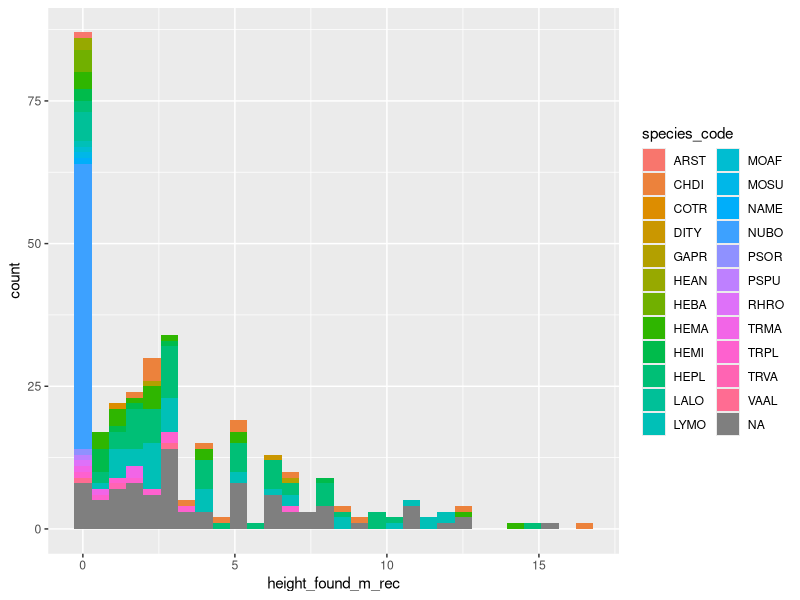
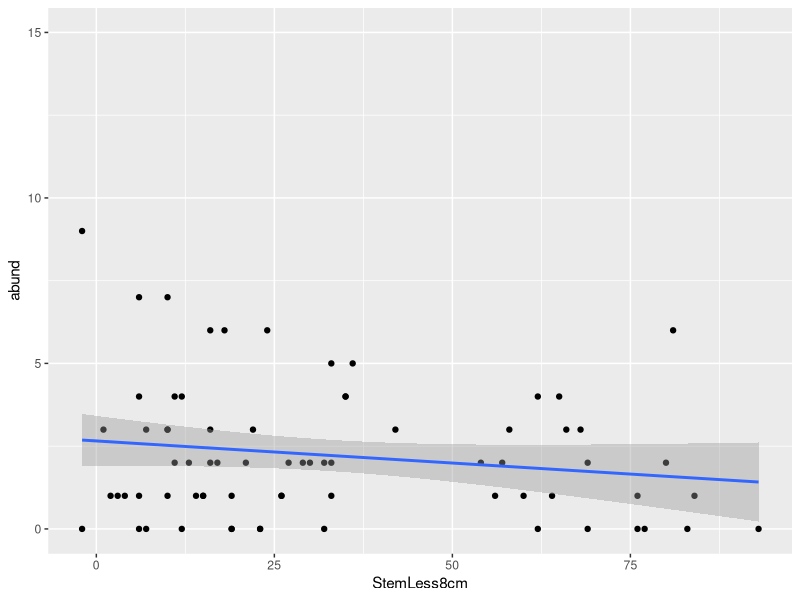
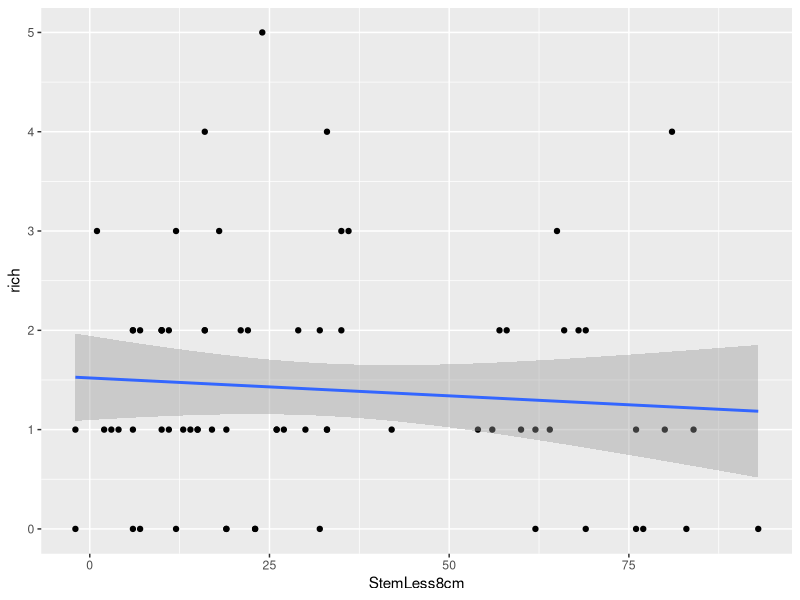
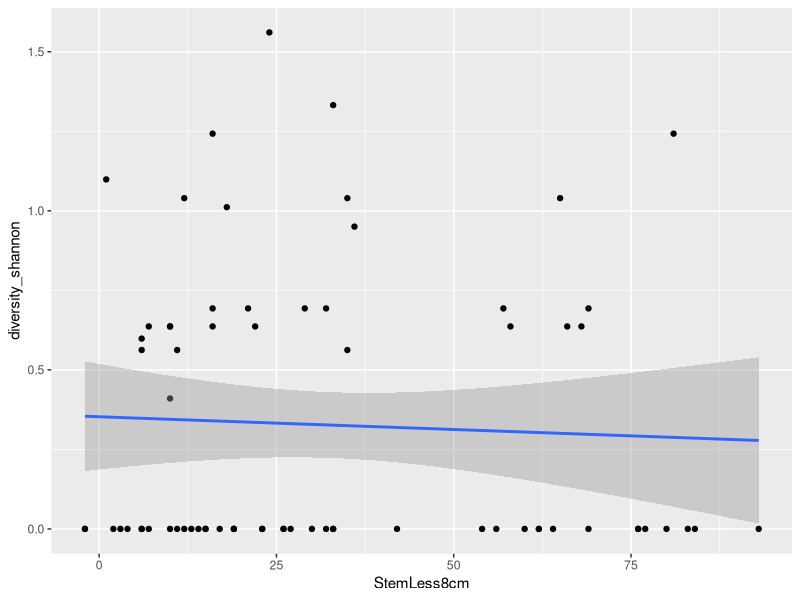

Generate these figures, in order, with R: (Note: this script raises an error after producing the figures.)
library(ggplot2)
library(dplyr)
library(cowplot)

#data exploring
#THE DATA
herpdata <- read.csv("raw_data/herpdata.csv", header = TRUE)
metadata <- read.csv("clean_data/metadata.csv", header = TRUE)
sites <- read.csv("raw_data/sites.csv", header = TRUE)

#historgram of heights of all species colored by species
ggplot(herpdata, aes(height_found_m_rec, fill = species_code))+
  geom_histogram()


summary(herpdata$height_found_m)

ggplot(metadata, aes(StemLess8cm, abund))+
  geom_point()+
  geom_smooth(method = lm)

ggplot(metadata, aes(StemLess8cm, rich))+
  geom_point()+
  geom_smooth(method = lm)

ggplot(metadata, aes(StemLess8cm, diversity_shannon))+
  geom_point()+
  geom_smooth(method = lm)

#abund by coarse edge distance
ggplot(metadata, aes(edge_category_m, abund))+
  geom_bar()+
  geom_jitter()

#rich by coarse edge distance
ggplot(metadata, aes(edge_category_m, rich))+
  geom_point()+
  geom_jitter()

#shannon diversity by coarse edge distance
ggplot(metadata, aes(edge_category_m, diversity_shannon))+
  geom_point()+
  geom_jitter()

#abund by tree species
ggplot(metadata, aes(Tree_species, abund))+
  geom_point()+
  geom_jitter()

#platycephalus abundance by coarse edge dist
ggplot(metadata, aes(edge_category_m, HEPL))+
  geom_point()+
  geom_jitter()

#L. mombasicus abundance by coarse edge dist
ggplot(metadata, aes(edge_category_m, LYMO))+
  geom_point()+
  geom_jitter()

#C. dilepis abundance by coarse edge dist
ggplot(metadata, aes(edge_category_m, CHDI))+
  geom_point()+
  geom_jitter()


#selecting species by habitat type
HerpByHab <- merge(herpdata, sites, by = "Tree_ID", all = TRUE)
HerpByHabMat <- HerpByHab
HerpByEdge <- HerpByHab

#make an category column with edge, core and matrix, based on the edge category column
HerpByEdge$category <- case_when(
  HerpByEdge$edge_category_m > 50 ~ "Core",
  HerpByEdge$edge_category_m < 50 & HerpByEdge$edge_category_m > -1 ~ "Edge",
  HerpByEdge$edge_category_m < 0 ~ "Matrix",
  TRUE ~ as.character(HerpByEdge$category)
  )


#make habitat type 
HerpByHab <- HerpByHab %>%
  filter(edge_category_m != -10)%>%
  filter(species_code != "NA")%>%
  group_by(forest_type, species_code) %>%
  summarise(SpecAbun = n())


HerpByHabMat <- HerpByHabMat %>%
  filter(edge_category_m == -10)%>%
  filter(species_code != "NA")%>%
  group_by(forest_type, species_code) %>%
  summarise(SpecAbun = n())

HerpByEdge <- HerpByEdge %>%
  filter(species_code != "NA" & category != "NA")%>%
  group_by(category, species_code) %>%
  summarise(SpecAbun = n())

#PLOT SPECIES ABUNDANCES
#all ASF
ggplot(HerpByHab, aes(species_code,SpecAbun, width = .75))+
  geom_bar(position = "dodge",stat = "identity", 
           aes(fill = forest_type), colour = "#27223C")+
  coord_flip() +
  scale_fill_manual(values=c("#DBB165", "#D3DDDC", "#2E604A"))+
  labs(title = "Species by Habitat Type")+
  scale_x_discrete(
    limits=c("NAME","GAPR","TRVA","VAAL","ARST","COTR","DITY",
             "LALO","MOAF","MOSU","PSOR","HEBA","HEMI",
             "NUBO","TRMA","CHDI","HEMA","LYMO","HEPL"))
#all ASF by EDGE
ggplot(HerpByEdge, aes(species_code,SpecAbun, width = .75))+
  geom_bar(position = "dodge",stat = "identity", 
           aes(fill = category), colour = "#27223C")+
  coord_flip() +
  scale_fill_manual(values=c("#2E604A", "#DBB165", "#D3DDDC"))+
  labs(title = "Species by Edge, Core, Matrix")+
  scale_x_discrete(
    limits=c("NAME","GAPR","TRVA","VAAL","ARST","COTR","DITY",
             "LALO","MOAF","MOSU","PSOR","HEBA","HEMI",
             "NUBO","TRMA","CHDI","HEMA","LYMO","HEPL"))
#matrix
ggplot(HerpByHabMat, aes(species_code,SpecAbun, width = .75))+
  geom_bar(position = "dodge",stat = "identity", 
           aes(fill = forest_type), colour = "#27223C")+
  coord_flip() +
  scale_fill_manual(values=c("#DBB165", "#D3DDDC", "#2E604A"))+
  labs(title = "Species by Habitat Type Matrix")+
  scale_x_discrete(
    limits=c("NAME","GAPR","TRVA","VAAL","ARST","COTR","DITY",
             "LALO","MOAF","MOSU","PSOR","HEBA","HEMI",
             "NUBO","TRMA","CHDI","HEMA","LYMO","HEPL"))
  


plot_grid(HerpHabPlot1, HerpHabPlot2, labels = c("Forest", "Matrix"), ncol = 2, nrow = 1)

plot_grid(inv_abun_urb2, nat_abun_urb2, inv_rich_urb2, nat_rich_urb2, 
          labels = c("        Invasives", "         Natives"), ncol = 2, nrow = 2)

#merge Herp and Hab data to plot some plots
HerpHabMat <- merge(herpdata, sites, by = "Tree_ID", all = TRUE)

HerpHabBR <- HerpHabMat %>%
  filter(forest_type == "BR")

HerpHabM <- HerpHabMat %>%
  filter(forest_type == "M")

HerpHabCY <- HerpHabMat %>%
  filter(forest_type == "CY")


#Abundance by edge dist by species
ggplot(HerpHabMat, aes(edge_category_m, fill = binomial))+
  geom_histogram()+
  ggtitle("All ASF")

ggplot(HerpHabBR, aes(edge_category_m, fill = binomial))+
  geom_histogram()+
  ggtitle("Brachystegia Forest")

ggplot(HerpHabM, aes(edge_category_m, fill = binomial))+
  geom_histogram()+
  ggtitle("Mixed Forest")

ggplot(HerpHabCY, aes(edge_category_m, fill = binomial))+
  geom_histogram()+
  ggtitle("Cynometera Forest")
